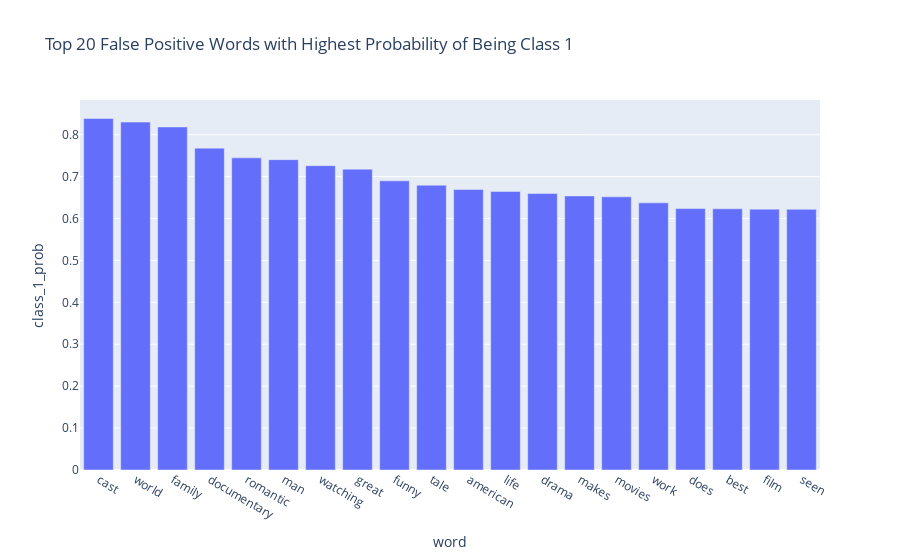

Notebook code cell kept with this figure:
### Markdown cell above
#### RF False Positive Words

### Code cell
# for each word in the false positives and false negatives, get probability of class
# create a list of all words
all_false_positive_words = nlp(' '.join(test_df.loc[(test_df.test_preds_rnn == 1) & (test_df.test_labels == 0), 'text']))

class_probs_0 = []
class_probs_1 = []

for word in all_false_positive_words:
    preds = grid_search.predict_proba([word.text])
    class_probs_0.append(preds[0][0])
    class_probs_1.append(preds[0][1])

# create a dataframe with the words and their probabilities
false_positive_probs = pd.DataFrame({'word': all_false_positive_words, 'class_0_prob': class_probs_0, 'class_1_prob': class_probs_1})
false_positive_probs['word'] = false_positive_probs['word'].astype(str)

false_positive_probs = false_positive_probs.groupby('word')['class_1_prob'].mean()

false_positive_probs = pd.DataFrame(false_positive_probs)
top_20 = false_positive_probs.sort_values(by='class_1_prob', ascending=False).head(20)


# plot top 20 words with highest probability of being class 1
fig = px.bar(top_20, x=top_20.index, y='class_1_prob', title='Top 20 False Positive Words with Highest Probability of Being Class 1')
fig.show()

### Figure 1 — Plotly figure (JSON) as saved in the notebook; plotly's stock layout.template omitted (floating-point values rounded to 4 significant figures)
{"data": [{"alignmentgroup": "True", "hovertemplate": "word=%{x}<br>class_1_prob=%{y}<extra></extra>", "legendgroup": "", "marker": {"color": "#636efa", "pattern": {"shape": ""}}, "name": "", "offsetgroup": "", "orientation": "v", "showlegend": false, "textposition": "auto", "type": "bar", "x": ["cast", "world", "family", "documentary", "romantic", "man", "watching", "great", "funny", "tale", "american", "life", "drama", "makes", "movies", "work", "does", "best", "film", "seen"], "xaxis": "x", "y": [0.8386, 0.83, 0.8185, 0.7679, 0.7447, 0.7404, 0.7261, 0.7178, 0.6898, 0.6795, 0.6693, 0.6644, 0.6595, 0.6539, 0.6517, 0.6373, 0.6238, 0.6232, 0.6224, 0.6219], "yaxis": "y"}], "layout": {"barmode": "relative", "legend": {"tracegroupgap": 0}, "title": {"text": "Top 20 False Positive Words with Highest Probability of Being Class 1"}, "xaxis": {"anchor": "y", "domain": [0, 1], "title": {"text": "word"}}, "yaxis": {"anchor": "x", "domain": [0, 1], "title": {"text": "class_1_prob"}}}}
